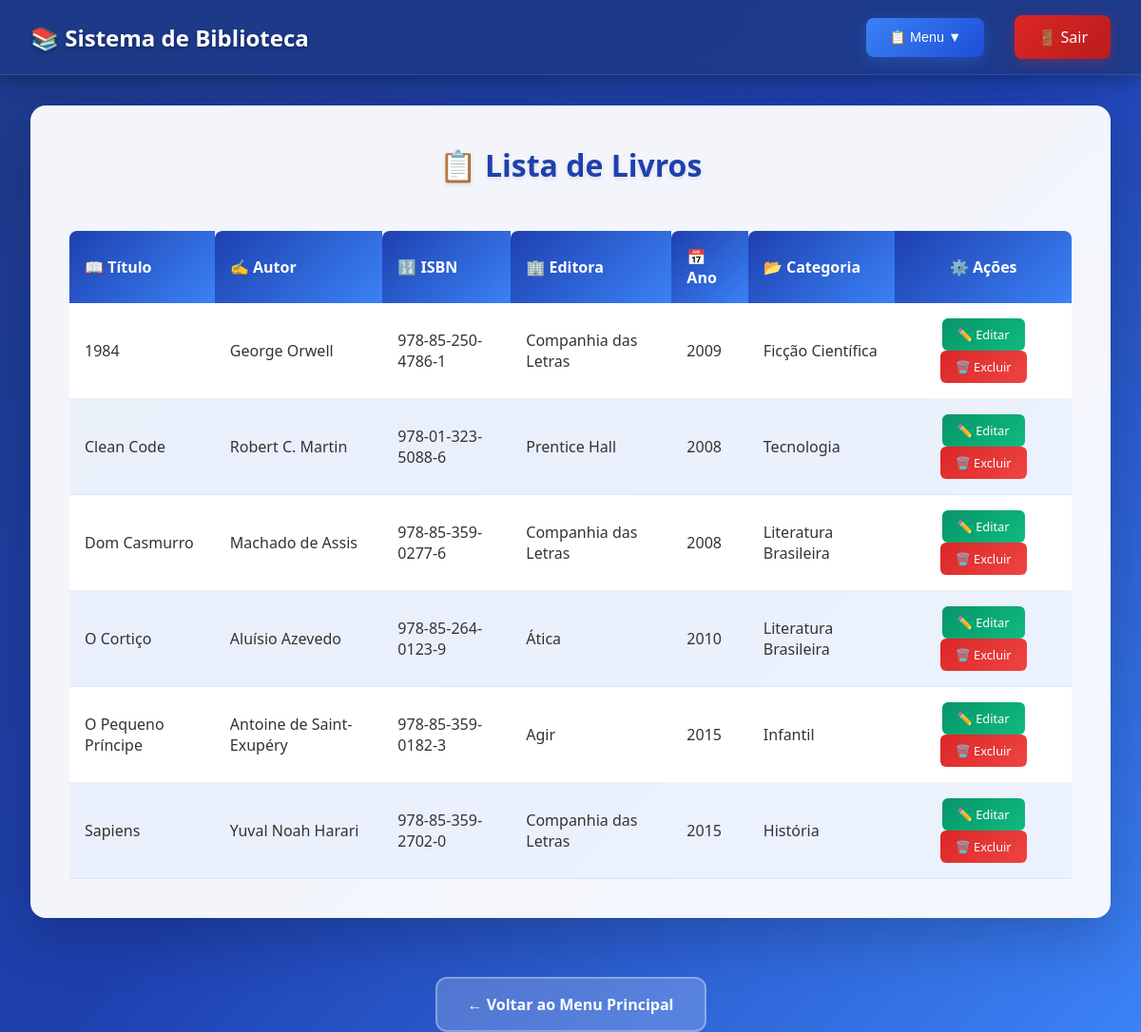
Screenshot of /buscar_produto.php (signed in) with the database file from the repository.
### tables this page shows
CREATE TABLE `produto` (
    id_produto INT AUTO_INCREMENT PRIMARY KEY,
    titulo VARCHAR(255) NOT NULL,
    autor VARCHAR(255) NOT NULL,
    isbn VARCHAR(20) UNIQUE,
    editora VARCHAR(100),
    ano_publicacao INT,
    categoria VARCHAR(50),
    data_cadastro TIMESTAMP DEFAULT CURRENT_TIMESTAMP
);

### buscar_produto.php (the view, shortened to what this page needs)
<?php
require_once 'conexao.php';
try {
    $pdo = new PDO('mysql:host=localhost;dbname=estoquebiblioteca', 'root', '');
    $pdo->setAttribute(PDO::ATTR_ERRMODE, PDO::ERRMODE_EXCEPTION);
} catch (PDOException $e) {
    die('Erro ao conectar ao banco de dados: ' . $e->getMessage());
}
$sql = "SELECT * FROM produto ORDER BY titulo ASC";
$stmt = $pdo->prepare($sql);
$stmt->execute();
$livros = $stmt->fetchAll(PDO::FETCH_ASSOC);
?>
<!DOCTYPE html>
<html lang="pt-BR">
<head>
</head>
<body>
    <header
        style="background: rgba(30, 58, 138, 0.95); backdrop-filter: blur(10px); padding: 1rem 2rem; box-shadow: 0 4px 20px rgba(0, 0, 0, 0.3); border-bottom: 1px solid rgba(255, 255, 255, 0.1);">
        <nav
            style="display: flex; justify-content: space-between; align-items: center; max-width: 1200px; margin: 0 auto;">
            <h1
                style="color: white; margin: 0; font-size: 1.5rem; font-weight: 600; text-shadow: 0 2px 4px rgba(0, 0, 0, 0.3);">
                📚 Sistema de Biblioteca
            </h1>
            <div style="display: flex; align-items: center; gap: 2rem;">
                <div style="position: relative; display: inline-block;">
                    <button onclick="toggleDropdown()"
                        style="background: linear-gradient(135deg, #3b82f6, #1d4ed8); color: white; border: none; padding: 0.75rem 1.5rem; border-radius: 8px; cursor: pointer; font-size: 0.9rem; font-weight: 500; transition: all 0.3s ease; box-shadow: 0 4px 15px rgba(59, 130, 246, 0.3);">
                        📋 Menu ▼
                    </button>
                </div>
                <a href="logout.php"
                    style="background: linear-gradient(135deg, #dc2626, #b91c1c); color: white; text-decoration: none; padding: 0.75rem 1.5rem; border-radius: 8px; font-weight: 500; transition: all 0.3s ease; box-shadow: 0 4px 15px rgba(220, 38, 38, 0.3);">
                    🚪 Sair
                </a>
            </div>
        </nav>
    </header>
    <main>
        <div class="container">
            <h2>📋 Lista de Livros</h2>
            <?php if (count($livros) > 0): ?>
                <div style="overflow-x: auto;">
                    <table>
                        <thead>
                            <tr>
                                <th>📖 Título</th>
                                <th>✍️ Autor</th>
                                <th>🔢 ISBN</th>
                                <th>🏢 Editora</th>
                                <th>📅 Ano</th>
                                <th>📂 Categoria</th>
                                <th>⚙️ Ações</th>
                            </tr>
                        </thead>
                        <tbody>
                            <?php foreach ($livros as $index => $livro): ?>
                                <tr onmouseover="this.style.background='rgba(59, 130, 246, 0.1)'"
                                    onmouseout="this.style.background='<?php echo $index % 2 == 0 ? 'rgba(59, 130, 246, 0.05)' : 'white'; ?>'">
                                    <td><?php echo htmlspecialchars($livro['titulo']); ?></td>
                                    <td><?php echo htmlspecialchars($livro['autor']); ?></td>
                                    <td><?php echo htmlspecialchars($livro['isbn']); ?></td>
                                    <td><?php echo htmlspecialchars($livro['editora']); ?></td>
                                    <td><?php echo htmlspecialchars($livro['ano_publicacao']); ?></td>
                                    <td><?php echo htmlspecialchars($livro['categoria']); ?></td>
                                    <td class="action-links">
                                        <a href="alterar_produto.php?id_produto=<?php echo $livro['id_produto']; ?>"
                                            class="action-edit">✏️ Editar</a>
                                        <a href="excluir_produto.php?id_produto=<?php echo $livro['id_produto']; ?>"
                                            class="action-delete"
                                            onclick="return confirm('Tem certeza que deseja excluir este livro?')">
                                            🗑️ Excluir
                                        </a>
                                    </td>
                                </tr>
                            <?php endforeach; ?>
                        </tbody>
                    </table>
                </div>
            <?php endif; ?>
        </div>
    </main>
    <center style="margin-top: 30px;">
            <a href="principal.php"
                style="display: inline-block; padding: 16px 32px; background: rgba(255, 255, 255, 0.2); color: #ffffff; text-decoration: none; border-radius: 12px; font-weight: 600; font-size: 16px; transition: all 0.3s ease; border: 2px solid rgba(255, 255, 255, 0.3); backdrop-filter: blur(10px);"
                onmouseover="this.style.background='rgba(255, 255, 255, 0.3)'; this.style.transform='translateY(-2px)'; this.style.boxShadow='0 8px 25px rgba(0, 0, 0, 0.2)';"
                onmouseout="this.style.background='rgba(255, 255, 255, 0.2)'; this.style.transform='translateY(0)'; this.style.boxShadow='none';">
                ← Voltar ao Menu Principal
            </a>
        </center>
</body>
</html>

### buscar_produto.php (style rules this page uses)
* { margin: 0; padding: 0; box-sizing: border-box; }
body { font-family: 'Segoe UI', Tahoma, Geneva, Verdana, sans-serif; background: linear-gradient(135deg, #1e3a8a 0%, #1e40af 50%, #3b82f6 100%); min-height: 100vh; color: #333; }
header { background: rgba(30, 58, 138, 0.95); backdrop-filter: blur(10px); padding: 1rem 2rem; box-shadow: 0 4px 20px rgba(0, 0, 0, 0.3); border-bottom: 1px solid rgba(255, 255, 255, 0.1); }
nav { display: flex; justify-content: space-between; align-items: center; max-width: 1200px; margin: 0 auto; }
h1 { color: white; font-size: 1.5rem; font-weight: 600; text-shadow: 0 2px 4px rgba(0, 0, 0, 0.3); margin: 0; }
main { padding: 2rem; max-width: 1200px; margin: 0 auto; }
.container { background: rgba(255, 255, 255, 0.95); backdrop-filter: blur(10px); padding: 2.5rem; border-radius: 16px; box-shadow: 0 20px 60px rgba(0, 0, 0, 0.2); border: 1px solid rgba(255, 255, 255, 0.2); }
h2 { text-align: center; color: #1e40af; margin-bottom: 2rem; font-size: 2rem; font-weight: 600; text-shadow: 0 2px 4px rgba(0, 0, 0, 0.1); }
table { width: 100%; border-collapse: collapse; margin-top: 1rem; }
thead th { background: linear-gradient(135deg, #1e40af, #3b82f6); color: white; padding: 1rem; text-align: left; border-radius: 8px 0 0 0; }
thead th:last-child { border-radius: 0 8px 0 0; text-align: center; }
tbody tr { background: white; transition: all 0.3s ease; }
tbody tr:nth-child(even) { background: rgba(59, 130, 246, 0.05); }
tbody td { padding: 1rem; border-bottom: 1px solid rgba(59, 130, 246, 0.1); }
.action-links { text-align: center; }
.action-links a { text-decoration: none; padding: 0.5rem 1rem; border-radius: 6px; font-size: 0.8rem; margin: 0 0.25rem; display: inline-block; transition: all 0.3s ease; }
.action-edit { background: linear-gradient(135deg, #059669, #10b981); color: white; }
.action-delete { background: linear-gradient(135deg, #dc2626, #ef4444); color: white; }

### rows the page displays
produto: titulo "1984", autor "George Orwell", isbn "978-85-250-4786-1", editora "Companhia das Letras", ano_publicacao "2009", categoria "Ficção Científica"
produto: titulo "Clean Code", autor "Robert C. Martin", isbn "978-01-323-5088-6", editora "Prentice Hall", ano_publicacao "2008", categoria "Tecnologia"
produto: titulo "Dom Casmurro", autor "Machado de Assis", isbn "978-85-359-0277-6", editora "Companhia das Letras", ano_publicacao "2008", categoria "Literatura Brasileira"
produto: titulo "O Cortiço", autor "Aluísio Azevedo", isbn "978-85-264-0123-9", editora "Ática", ano_publicacao "2010", categoria "Literatura Brasileira"
produto: titulo "O Pequeno Príncipe", autor "Antoine de Saint-Exupéry", isbn "978-85-359-0182-3", editora "Agir", ano_publicacao "2015", categoria "Infantil"
produto: titulo "Sapiens", autor "Yuval Noah Harari", isbn "978-85-359-2702-0", editora "Companhia das Letras", ano_publicacao "2015", categoria "História"
